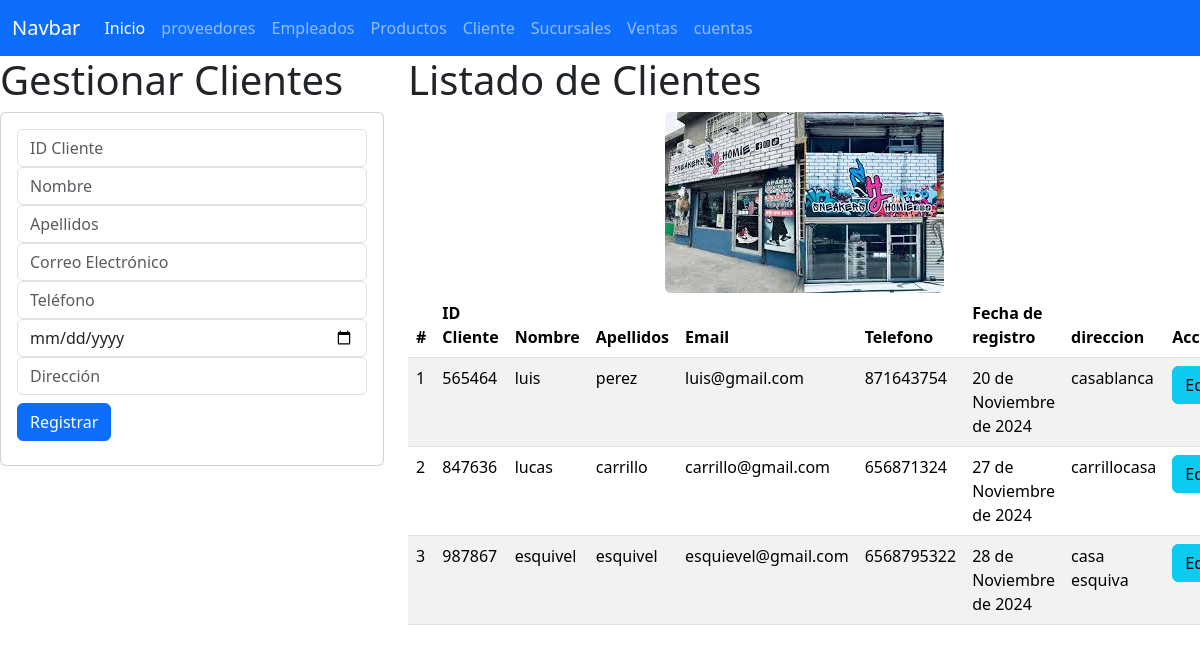
/gestionarCliente, run on the app's committed database.
### Cliente_app/models.py (models this page shows, shortened)
class Cliente(models.Model):
    id_cliente = models.IntegerField(primary_key=True)
    nombre = models.CharField(max_length=50)
    apellidos = models.CharField(max_length=50, default="No Apellido")
    email = models.EmailField(max_length=100)
    telefono = models.CharField(max_length=15)  # Cambiado a CharField
    fecha_registro = models.DateField(max_length=100)
    direccion = models.CharField(max_length=100)

### Cliente_app/views.py (the view)
# urls.py: path('gestionarCliente', views.gestionarCliente, name='gestionarCliente'),
def gestionarCliente(request):
    misclientes = Cliente.objects.all()
    return render(request, 'gestionarCliente.html', {'misclientes': misclientes})

### Cliente_app/templates/gestionarCliente.html (shortened to what this page needs)
{% extends "base.html" %}
{% load static %}
{% block cuerpo %}
<div class="row">
    <div class="col-sm-12 col-md-4 col-lg-4 col-xl-4">
        <h1>Gestionar Clientes</h1>
        <div class="card">
            <div class="card-body">
                <form action="/registrarCliente/" method="POST">
                    <div class="form-group">
                        <input type="text" id="txtid_cliente" name="txtid_cliente" class="form-control" placeholder="ID Cliente" maxlength="6" required>
                    </div>
                    <div class="form-group">
                        <input type="text" id="txtnombre" name="txtnombre" class="form-control" placeholder="Nombre" maxlength="100" required>
                    </div>
                    <div class="form-group">
                        <input type="text" id="txtapellidos" name="txtapellidos" class="form-control" placeholder="Apellidos" maxlength="50" required>
                    </div>
                    <div class="form-group">
                        <input type="email" id="txtemail" name="txtemail" class="form-control" placeholder="Correo Electrónico" maxlength="254" required>
                    </div>
                    <div class="form-group">
                        <input type="text" id="numtelefono" name="numtelefono" class="form-control" placeholder="Teléfono" maxlength="15" required>
                    </div>
                    <div class="form-group">
                        <input type="date" id="txtfecha_registro" name="txtfecha_registro" class="form-control" placeholder="Fecha de Registro" required>
                    </div>
                    <div class="form-group">
                        <input type="text" id="txtdireccion" name="txtdireccion" class="form-control" placeholder="Dirección" maxlength="100" required>
                    </div>
                    <div class="form-group py-2">
                        <button type="submit" class="btn btn-primary">Registrar</button>
                    </div>
                </form>
            </div>
        </div>
    </div>
    <div class="col-sm-12 col-md-4 col-lg-4 col-xl-8">
        <h1>Listado de Clientes</h1>
        <img class="rounded mx-auto d-block" src="{% static "img/tenis.jpg" %}" alt="alexis" />
        <div class="table-responsive">
            <table class="table table-striped">
                <thead>
                    <tr>
                        <th scope="col">#</th>
                        <th scope="col">ID Cliente</th>
                        <th scope="col">Nombre</th>
                        <th scope="col">Apellidos</th>
                        <th scope="col">Email</th>
                        <th scope="col">Telefono</th>
                        <th scope="col">Fecha de registro</th>
                        <th scope="col">direccion</th>
                        <th colspan="2">Acciones</th>
                    </tr>
                </thead>
                <tbody>
                    {% for cliente in misclientes %}
                    <tr>
                        <td>{{ forloop.counter }}</td>
                        <td>{{ cliente.id_cliente }}</td>
                        <td>{{ cliente.nombre }}</td>
                        <td>{{ cliente.apellidos}}</td>
                        <td>{{ cliente.email }}</td>
                        <td>{{ cliente.telefono }}</td>
                        <td>{{ cliente.fecha_registro }}</td>
                        <td>{{ cliente.direccion }}</td>
                        <td><a href="{% url 'editarCliente' cliente.id_cliente %}" class="btn btn-info">Editar</a></td>
                    </tr>
                    {% endfor %}
                </tbody>
            </table>
        </div>
    </div>
</div>
{% endblock %}

### data on the page
Cliente: id_cliente "565464", nombre "luis", apellidos "perez", email "luis@gmail.com", telefono "871643754", fecha_registro "20 de Noviembre de 2024", direccion "casablanca"
Cliente: id_cliente "847636", nombre "lucas", apellidos "carrillo", email "carrillo@gmail.com", telefono "656871324", fecha_registro "27 de Noviembre de 2024", direccion "carrillocasa"
Cliente: id_cliente "987867", nombre "esquivel", apellidos "esquivel", email "esquievel@gmail.com", telefono "6568795322", fecha_registro "28 de Noviembre de 2024", direccion "casa esquiva"
